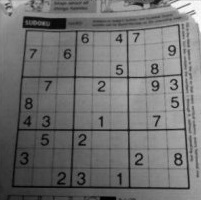
#> input picture DIVP/Images/threshold.jpg, 201 x 200 px, found by its file name
$ python thresholding.py
#> lines starting #> are read from the running program, lines starting #| are printed output that depends on the picture; after the words box and inside, x2 and y2 are one past the last pixel; in counts of white or black regions, pixels touching at a corner belong together
import cv2
import numpy as np
from matplotlib import pyplot as plt

def global_threshold(img,T,delta):
    # Find width and height of image
    row, column = img.shape
    G1=0;
    G2=0;
    g1=0;
    g2=0;
    Tnew = 0;
    img1 = np.zeros((row, column),dtype = 'uint8')
    while 1:
        for i in range(row):
            for j in range(column):
                if img[i,j]>T:
                    G1+=img[i,j];
                    g1+=1;
                else:
                    G2+=img[i,j];
                    g2+=1;
        Tnew = ((G1/g1)+(G2/g2))/2;
        if(abs(T-Tnew) < delta):
            break;
        else:
            T=Tnew;
    print(T);
    for i in range(row):
        for j in range(column):
            if img[i,j]>T:
                img1[i,j] = 255;
            else:
                img1[i,j] = 0;
    return img1;

def Adaptive_Threshold(img):
    row, column = img.shape
    intImg = np.zeros((row, column),dtype = 'uint8')
    Aout = np.zeros((row, column),dtype = 'uint8')
    sum=0
    s=abs(row/8)
    t=15
    for i in range(row):
        sum = 0
    for j in range(column):
        sum = sum+img[i, j]
    if i == 0:
        intImg[i, j] = sum
    else:
        intImg[i, j] = intImg[i-1, j] + sum

    for i in range(row):
        for j in range(column):
            x1 = (int)(i - s/2)
            x2 = (int)(i + s/2)
            y1 = (int)(j - s/2)
            y2 = (int)(j + s/2)
            count = (x2-x1)*(y2-y1)
            sum = intImg[x2,y2]-intImg[x2,y1-1]-intImg[x1-1,y2]+intImg[x1-1,y1-1]
            if (img[i, j]*count) <= (sum*(100-t)/100):
                Aout[i, j] = 0
            else:
                Aout[i, j] = 255
    return Aout;


# Load the image
img = cv2.imread('images/threshold.jpg',0)
#> img is the input picture: shape (200, 201); min 0, max 255, mean 112.5

deltaT = 2
T = 127

out = global_threshold(img,T,deltaT)
#> after the loop in global_threshold, `while 1:`: G1 = 7844633; G2 = 5728228; g1 = 53091; g2 = 67509
#> after the loop in global_threshold, `for i in range(row):`:
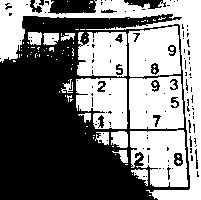
#> img1: shape (200, 201); 47.8% white; 85 white regions (70 under 20 px), largest, box (x1, y1, x2, y2) and area: (0, 0, 201, 200) 6640, (129, 76, 184, 129) 2534, (130, 130, 188, 187) 2465
out1 = global_threshold(img,T,deltaT)

ret,th1 = cv2.threshold(img,127,255,cv2.THRESH_BINARY)
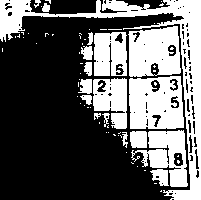
#> th1: shape (200, 201); 38.4% white; 69 white regions (51 under 20 px), largest, box (x1, y1, x2, y2) and area: (0, 0, 201, 200) 5296, (129, 76, 184, 129) 2462, (128, 26, 181, 77) 2169
print(ret)
# Display the image
plt.subplot(2, 4, 1), plt.imshow(img, 'gray'),plt.title('Original image')
plt.subplot(2, 4, 2), plt.imshow(out, 'gray'),plt.title('Global Thresholding')
plt.subplot(2, 4, 3), plt.imshow(th1, 'gray'),plt.title('Global Thresholding using inbuilt')
plt.subplot(2, 4, 4), plt.imshow(out1, 'gray'),plt.title('Adaptive Thresholding')
plt.subplot(2, 4, 5),plt.hist(img.ravel(),256,[0,256])
plt.subplot(2, 4, 6),plt.hist(out.ravel(),256,[0,256])
plt.subplot(2, 4, 7),plt.hist(th1.ravel(),256,[0,256])
plt.subplot(2, 4, 8),plt.hist(out1.ravel(),256,[0,256])
plt.show()
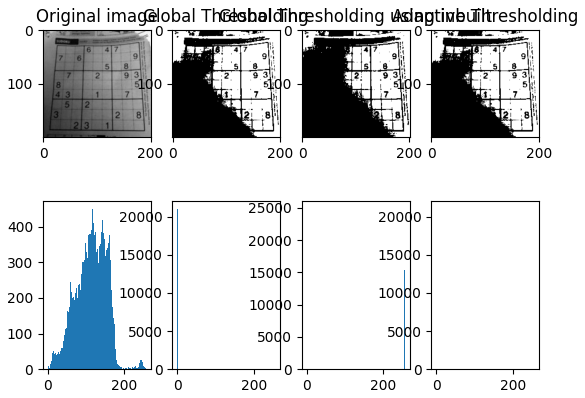
#> figure drawn by matplotlib, 8 panels; panel 5: tallest bar 449 high, from x = 116 to 117; panel 6: tallest bar 20973 high, from x = 0 to 1; panel 7: tallest bar 24783 high, from x = 0 to 1; panel 8: tallest bar 20973 high, from x = 0 to 1
